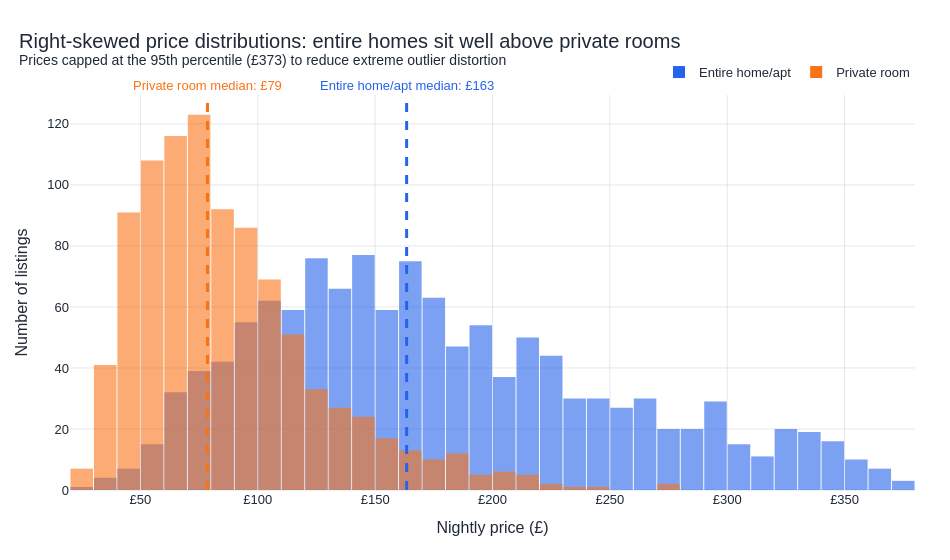

Notebook source saved alongside this figure:
### Markdown cell above
## Task 1 — Histogram: price by room type (overlapping distributions)

**What to build:** A histogram showing price distributions for **Entire home/apt vs Private room** (exclude Shared room — too few observations) overlaid on the same chart.

**Requirements:**
- Both room types on the same chart (use `color='room_type'`)
- `barmode='overlay'` with `opacity=0.6` so both distributions are visible
- A vertical line for the median of EACH room type, differently coloured
- Insight title comparing the two distributions

> 💡 `df_cap[df_cap['room_type'].isin(['Entire home/apt','Private room'])]`

### Code cell
# Task 1 - Histogram: price by room type

import plotly.express as px

room_order = ["Entire home/apt", "Private room"]
room_colors = {
    "Entire home/apt": "#2563eb",
    "Private room": "#f97316"
}

df_task1 = df_cap[df_cap["room_type"].isin(room_order)].copy()

medians = (
    df_task1
    .groupby("room_type", as_index=False)["price"]
    .median()
    .rename(columns={"price": "median_price"})
)

fig = px.histogram(
    df_task1,
    x="price",
    color="room_type",
    color_discrete_map=room_colors,
    category_orders={"room_type": room_order},
    nbins=42,
    opacity=0.60,
    barmode="overlay",
    labels={
        "price": "Nightly price (£)",
        "room_type": "Room type",
        "count": "Number of listings"
    },
    title=(
        "Right-skewed price distributions: entire homes sit well above private rooms"
        "<br><sup>Prices capped at the 95th percentile (£{:.0f}) to reduce extreme outlier distortion</sup>"
    ).format(p95)
)

for row in medians.itertuples(index=False):
    fig.add_vline(
        x=row.median_price,
        line_width=3,
        line_dash="dash",
        line_color=room_colors[row.room_type],
        annotation_text=f"{row.room_type} median: £{row.median_price:.0f}",
        annotation_position="top",
        annotation_font_color=room_colors[row.room_type],
        annotation_bgcolor="rgba(255,255,255,0.85)"
    )

fig.update_layout(
    template="plotly_white",
    height=560,
    width=950,
    font=dict(family="Arial", size=13, color="#1f2937"),
    title=dict(x=0.02, xanchor="left", font=dict(size=20)),
    legend=dict(
        title=None,
        orientation="h",
        yanchor="bottom",
        y=1.02,
        xanchor="right",
        x=1
    ),
    bargap=0.04,
    hovermode="x unified",
    margin=dict(l=70, r=35, t=95, b=70)
)

fig.update_xaxes(
    tickprefix="£",
    showgrid=True,
    gridcolor="rgba(148, 163, 184, 0.25)"
)

fig.update_yaxes(
    title="Number of listings",
    showgrid=True,
    gridcolor="rgba(148, 163, 184, 0.25)"
)

fig.show()

### Figure 1 — Plotly figure (JSON) as saved in the notebook; plotly's stock layout.template omitted (floating-point values rounded to 4 significant figures; data arrays with more than 128 entries replaced by an {"elided": "..."} marker saying what was removed)
{"data": [{"bingroup": "x", "hovertemplate": "Room type=Entire home/apt<br>Nightly price (£)=%{x}<br>count=%{y}<extra></extra>", "legendgroup": "Entire home/apt", "marker": {"color": "#2563eb", "opacity": 0.6, "pattern": {"shape": ""}}, "name": "Entire home/apt", "nbinsx": 42, "orientation": "v", "showlegend": true, "type": "histogram", "x": {"elided": "1251 float values"}, "xaxis": "x", "yaxis": "y"}, {"bingroup": "x", "hovertemplate": "Room type=Private room<br>Nightly price (£)=%{x}<br>count=%{y}<extra></extra>", "legendgroup": "Private room", "marker": {"color": "#f97316", "opacity": 0.6, "pattern": {"shape": ""}}, "name": "Private room", "nbinsx": 42, "orientation": "v", "showlegend": true, "type": "histogram", "x": {"elided": "942 float values"}, "xaxis": "x", "yaxis": "y"}], "layout": {"annotations": [{"bgcolor": "rgba(255,255,255,0.85)", "font": {"color": "#2563eb"}, "showarrow": false, "text": "Entire home/apt median: £163", "x": 163.4, "xanchor": "center", "xref": "x", "y": 1, "yanchor": "bottom", "yref": "y domain"}, {"bgcolor": "rgba(255,255,255,0.85)", "font": {"color": "#f97316"}, "showarrow": false, "text": "Private room median: £79", "x": 78.57, "xanchor": "center", "xref": "x", "y": 1, "yanchor": "bottom", "yref": "y domain"}], "bargap": 0.04, "barmode": "overlay", "font": {"color": "#1f2937", "family": "Arial", "size": 13}, "height": 560, "hovermode": "x unified", "legend": {"orientation": "h", "title": {}, "tracegroupgap": 0, "x": 1, "xanchor": "right", "y": 1.02, "yanchor": "bottom"}, "margin": {"b": 70, "l": 70, "r": 35, "t": 95}, "shapes": [{"line": {"color": "#2563eb", "dash": "dash", "width": 3}, "type": "line", "x0": 163.4, "x1": 163.4, "xref": "x", "y0": 0, "y1": 1, "yref": "y domain"}, {"line": {"color": "#f97316", "dash": "dash", "width": 3}, "type": "line", "x0": 78.57, "x1": 78.57, "xref": "x", "y0": 0, "y1": 1, "yref": "y domain"}], "title": {"font": {"size": 20}, "text": "Right-skewed price distributions: entire homes sit well above private rooms<br><sup>Prices capped at the 95th percentile (£373) to reduce extreme outlier distortion</sup>", "x": 0.02, "xanchor": "left"}, "width": 950, "xaxis": {"anchor": "y", "domain": [0, 1], "gridcolor": "rgba(148, 163, 184, 0.25)", "showgrid": true, "tickprefix": "£", "title": {"text": "Nightly price (£)"}}, "yaxis": {"anchor": "x", "domain": [0, 1], "gridcolor": "rgba(148, 163, 184, 0.25)", "showgrid": true, "title": {"text": "Number of listings"}}}}
